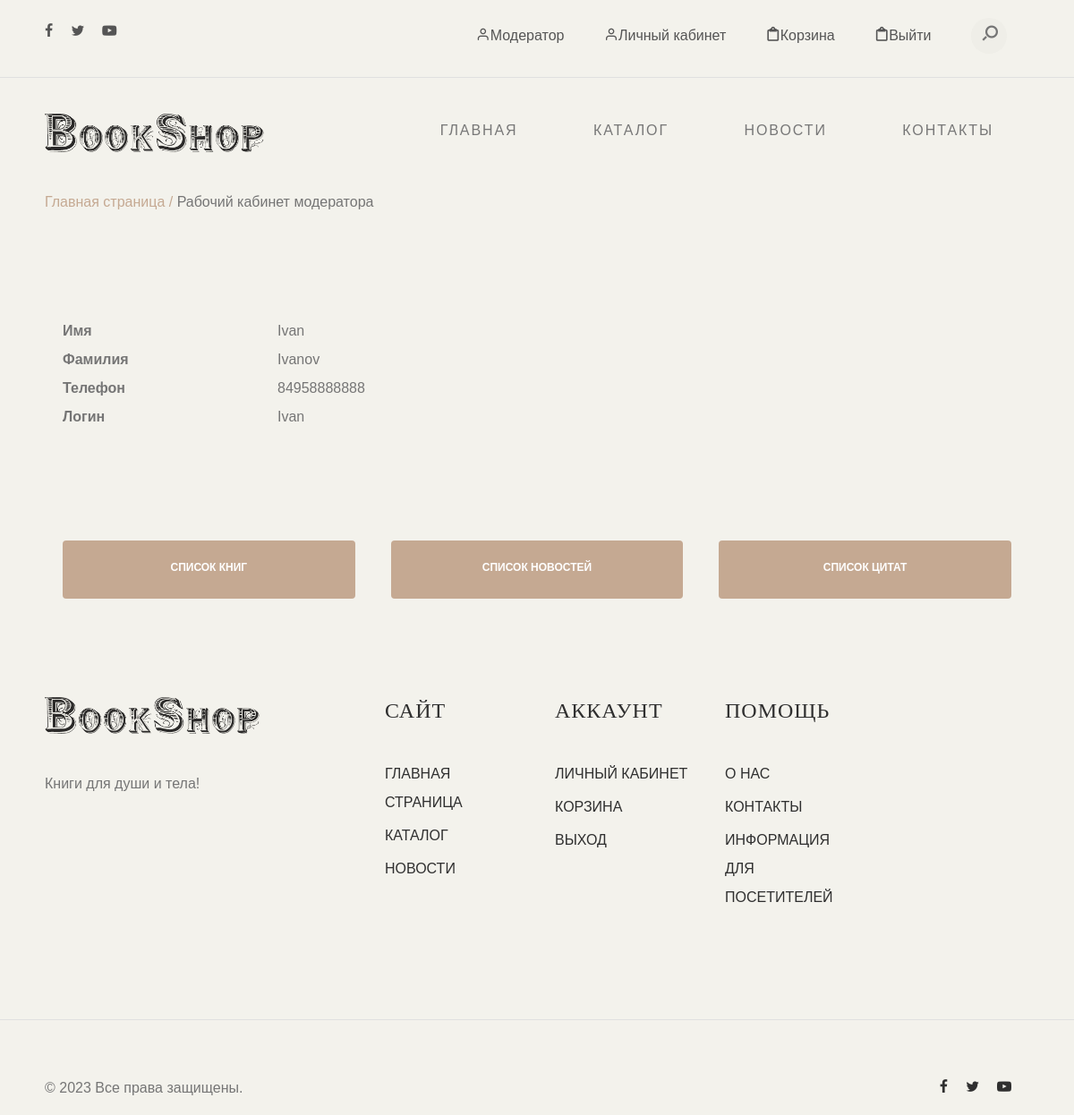
The app's page /m_profile/ (signed in), older data.
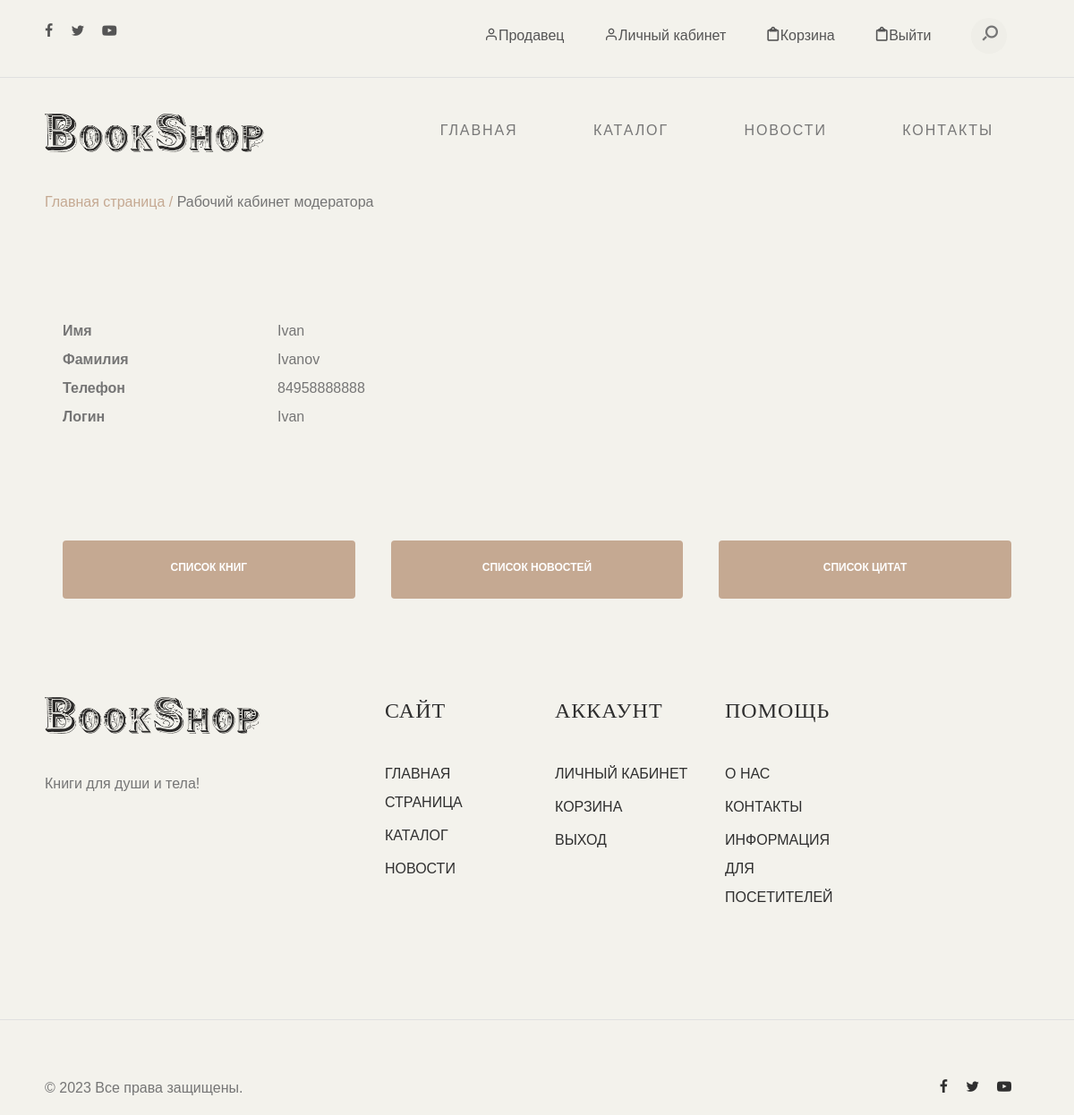
The same page, newer data.
### sellerapp/views.py (the view)
# urls.py: path('m_profile/', m_profile, name='m_profile'),
def m_profile(request):
    return render(request, 'sellerapp/m_profile.html')

### sellerapp/templates/sellerapp/m_profile.html
{% extends 'mainapp/extends/base.html'%}
{% load static %}
{% block  content %}
<div id="header-wrap">
    {% include 'mainapp/includes/header.html'%}
    {% include 'mainapp/includes/menu.html'%}
</div>
<section>
    <div class="container">
        <div class="row">
            <div class="col-md-12">
                <div class="breadcrumbs">
                    <span class="item"><a href="{% url 'index' %}">Главная страница /</a></span>
                    <span class="item">Рабочий кабинет модератора</span>
                </div>
            </div>
        </div>
    </div>
</section>
<section class="padding-large">
    <div class="container">
        <div class="row">
            <div class="col-md-8">
                <div class="row">
                    <div class="col-md-12">
                        <div class="col-md-4">
                            <label class="text">Имя</label>
                        </div>
                        <div class="col-md-4">
                            {{ user.first_name }}
                        </div>
                    </div>
                    <div class="col-md-12">
                        <div class="col-md-4">
                            <label class="text">Фамилия</label>
                        </div>
                        <div class="col-md-4">
                            {{ user.last_name }}
                        </div>
                    </div>
                    <div class="col-md-12">
                        <div class="col-md-4">
                            <label class="text">Телефон</label>
                        </div>
                        <div class="col-md-4">
                            {{ user.telephone }}
                        </div>
                    </div>
                    <div class="col-md-12">
                        <div class="col-md-4">
                            <label class="text">Логин</label>
                        </div>
                        <div class="col-md-4">
                            {{ user.username }}
                        </div>
                    </div>
                </div>
            </div>
        </div>
    </div>
</section>
<section>
    <div class="container">
        <div class="row">
            <div class="col-md-12">
                <div class="col-md-4">
                    <a href="{% url 'products_list' %}">
                        <button type="button" class="btn btn-accent btn-full">Список книг</button>
                    </a>
                </div>
                <div class="col-md-4">
                    <a href="{% url 'news_list' %}">
                        <button type="button" class="btn btn-accent btn-full">Список новостей</button>
                    </a>
                </div>
                <div class="col-md-4">
                    <a href="{% url 'quotes_list' %}">
                        <button type="button" class="btn btn-accent btn-full">Список цитат</button>
                    </a>
                </div>
            </div>
        </div>
    </div>
</section>
{% include 'mainapp/includes/footer.html'%}
{% endblock %}

Row changes from the older to the newer data that the page shows:
changed User "Ivan": in_group "Moderator" → "Seller" (drawn)
Text that changed along with them:
text no longer shown: "Модератор"
text now shown: "Продавец"
